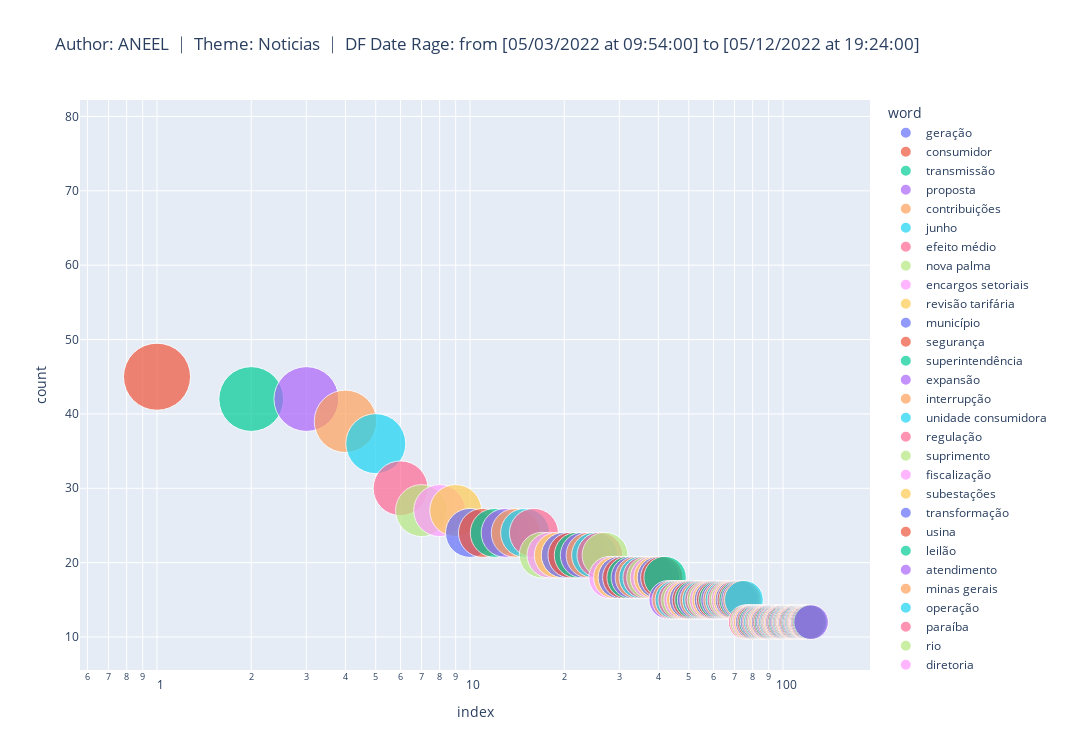

The notebook cell saved with this chart:
### Code cell
## generating a scatterplot from the plotfy library
fig = px.scatter(df2.query('count > 10'),
                y="count",
                size="count",
                color="word",
                hover_name="word",
                log_x=True,
                title = wordcloud_title,
                width=1500, 
                height=750,
                size_max=60)
fig.show()

plt.offline.plot(fig, filename = search+'.html')
